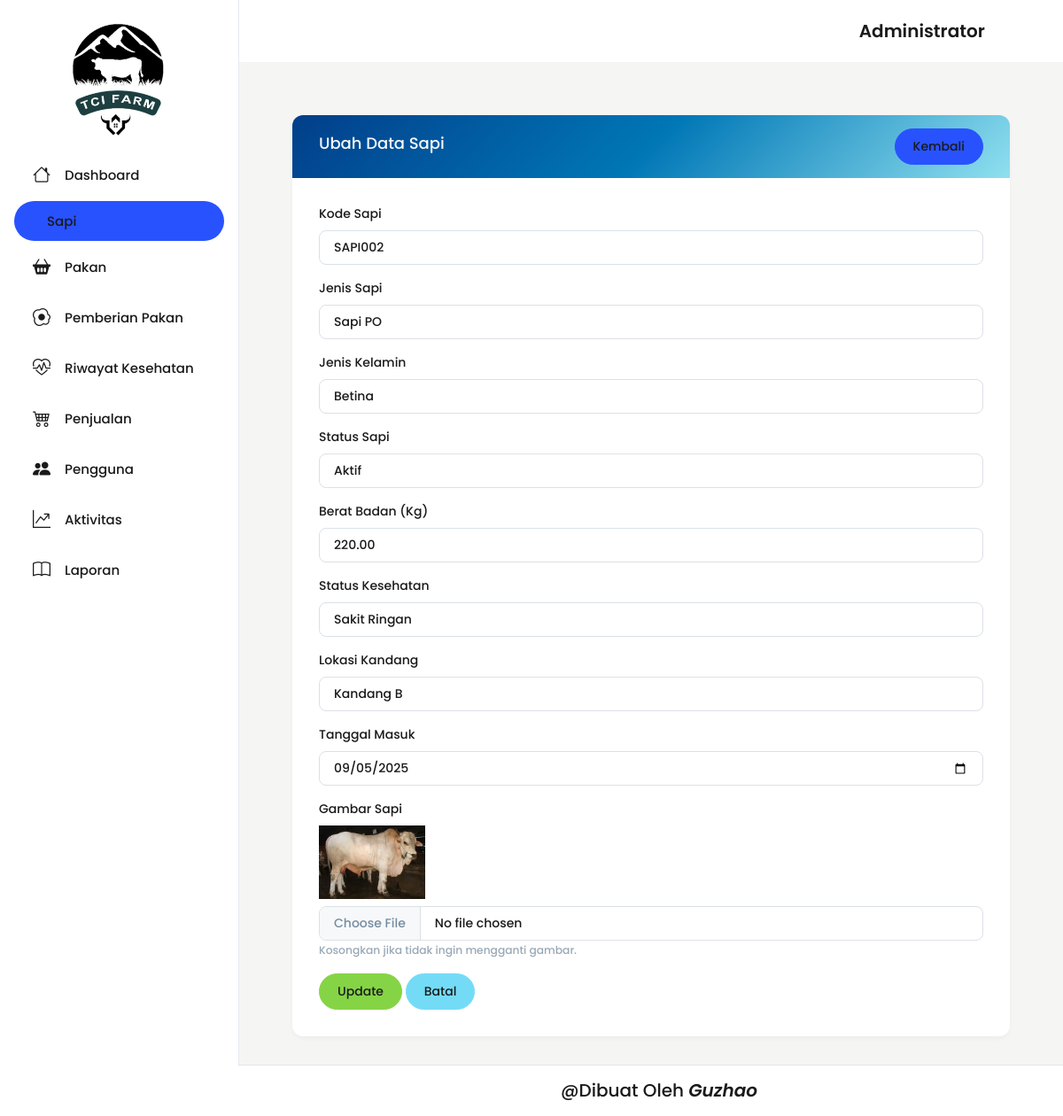
The app's page /backend/pages/sapi/edit.php?id=2 (signed in) with its own data.
### tables this page shows
CREATE TABLE `sapi` (
  `id_sapi` int NOT NULL,
  `kode_sapi` varchar(20) NOT NULL,
  `jenis_sapi` varchar(50) NOT NULL,
  `jenis_kelamin` enum('Jantan','Betina') NOT NULL,
  `berat_badan_kg` decimal(10,2) DEFAULT NULL,
  `status_kesehatan` varchar(100) DEFAULT NULL,
  `lokasi_kandang` varchar(50) DEFAULT NULL,
  `tanggal_masuk` date DEFAULT NULL,
  `gambar` varchar(255) DEFAULT NULL,
  `status_sapi` enum('Aktif','Dijual','Terjual','Mati') NOT NULL DEFAULT 'Aktif'
);

### backend/pages/sapi/edit.php (the view, shortened to what this page needs)
<?php
include '../../../config/connection.php';
include '../../partials/header.php';
include '../../partials/sidebar.php';
include '../../partials/navbar.php';
$id = $_GET['id'];
$qSapi = "SELECT * FROM sapi WHERE id_sapi='$id'";
$sapi = mysqli_query($connect, $qSapi) or die(mysqli_error($connect));
$data = mysqli_fetch_object($sapi);
?>
<div class="container-fluid">
  <div class="row">
    <div class="col-12">
      <div class="card w-100">
        <div class="card-header d-flex align-items-center justify-content-between"
          style="background: linear-gradient(135deg, #023e8a, #0077b6, #90e0ef); border: none;">
          <h5 class="text-light">Ubah Data Sapi</h5>
          <a href="./index.php" class="btn btn-primary">Kembali</a>
        </div>
        <div class="card-body">
          <form action="../../actions/sapi/update.php?id=<?= $data->id_sapi ?>" method="POST" enctype="multipart/form-data">
            <div class="mb-3">
              <label for="kodeInput" class="form-label">Kode Sapi</label>
              <input type="text" name="kode_sapi" id="kodeInput"
                class="form-control"
                value="<?= $data->kode_sapi ?>"
                readonly>
            </div>
            <div class="mb-3">
              <label for="jenisInput" class="form-label">Jenis Sapi</label>
              <input type="text" name="jenis_sapi" id="jenisInput" class="form-control" value="<?= $data->jenis_sapi ?>" required>
            </div>
            <div class="mb-3">
              <label for="kelaminInput" class="form-label">Jenis Kelamin</label>
              <select name="jenis_kelamin" id="kelaminInput" class="form-control" required>
                <option value="Betina" <?= $data->jenis_kelamin == 'Betina' ? 'selected' : '' ?>>Betina</option>
              </select>
            </div>
            <div class="mb-3">
              <label for="statusSapiInput" class="form-label">Status Sapi</label>
              <select name="status_sapi" id="statusSapiInput" class="form-control" required>
                <option value="Aktif" <?= $data->status_sapi == 'Aktif' ? 'selected' : '' ?>>Aktif</option>
              </select>
            </div>
            <div class="mb-3">
              <label for="beratInput" class="form-label">Berat Badan (Kg)</label>
              <input type="number" step="0.01" name="berat_badan_kg" id="beratInput" class="form-control" value="<?= $data->berat_badan_kg ?>">
            </div>
            <div class="mb-3">
              <label for="statusInput" class="form-label">Status Kesehatan</label>
              <input type="text" name="status_kesehatan" id="statusInput" class="form-control" value="<?= $data->status_kesehatan ?>">
            </div>
            <div class="mb-3">
              <label for="lokasiInput" class="form-label">Lokasi Kandang</label>
              <input type="text" name="lokasi_kandang" id="lokasiInput" class="form-control" value="<?= $data->lokasi_kandang ?>">
            </div>
            <div class="mb-3">
              <label for="tanggalInput" class="form-label">Tanggal Masuk</label>
              <input type="date" name="tanggal_masuk" id="tanggalInput" class="form-control" value="<?= $data->tanggal_masuk ?>">
            </div>
            <div class="mb-3">
              <label for="gambarInput" class="form-label">Gambar Sapi</label><br>
              <?php if (!empty($data->gambar)): ?>
                <img src="../../../storages/sapi/<?= $data->gambar ?>" alt="Sapi" width="120" class="mb-2"><br>
              <?php endif; ?>
              <input type="file" name="gambar" id="gambarInput" class="form-control" accept="image/*">
              <small class="text-muted">Kosongkan jika tidak ingin mengganti gambar.</small>
            </div>
            <button type="submit" name="tombol" class="btn btn-success">Update</button>
            <a href="./index.php" class="btn btn-secondary">Batal</a>
          </form>
        </div>
      </div>
    </div>
  </div>
</div>
<?php
include '../../partials/footer.php';
include '../../partials/script.php';
?>

### backend/template_admin/src/assets/css/custom.css (style rules this page uses)
.body-wrapper .container-fluid, .body-wrapper .container-sm, .body-wrapper .container-md, .body-wrapper .container-lg, .body-wrapper .container-xl, .body-wrapper .container-xxl { max-width: 100% !important; margin: 0 !important; padding: 30px !important; padding-top: 65px !important; }
body, .table, .card, .btn, .navbar { font-family: 'Poppins', sans-serif; font-weight: 500; color: #1a1a1a; }
.card-header h5 { font-weight: 700; font-size: 18px; color: #fff; }
html, body, * { font-family: 'Poppins', sans-serif !important; font-weight: 500 !important; color: #1a1a1a !important; }

### records on screen
sapi: kode_sapi "SAPI002", jenis_sapi "Sapi PO", jenis_kelamin "Betina", status_sapi "Aktif", berat_badan_kg "220.00", status_kesehatan "Sakit Ringan", lokasi_kandang "Kandang B", tanggal_masuk "09/05/2025", gambar (picture)

### other values on screen
$_SESSION['hak_akses'] "Administrator"
